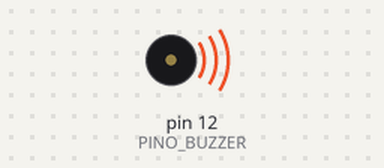
Simulated run of this sketch. Board: Arduino Uno, built with avr-gcc and run on an emulated ATmega328P. Parts: buzzer (waves = sounding).

Above: at 0.5 s.
Timing chart, 0 to 4.6 s (numbered marks = the images above):
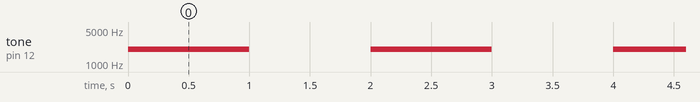

Measured:
- by itself, tone on pin 12 (PINO_BUZZER): alternates 2000 Hz for 1.0 s and silent for 1.0 s

The sketch:

geracao-barulho.ino
```cpp
/**
 * Teste de geração de barulho com componente buzzer passivo.
 */

byte PINO_BUZZER = 12;
int FREQUENCIA = 2000;
int TEMPO = 1000;

void setup() {
  pinMode(PINO_BUZZER, OUTPUT); // configura pino buzzer como saida
}

void loop() {
  tone(PINO_BUZZER, FREQUENCIA); // gera frequencia no buzzer
  delay(TEMPO);
  noTone(PINO_BUZZER); // interrompe frequencia no buzzer
  delay(TEMPO);
}
```
